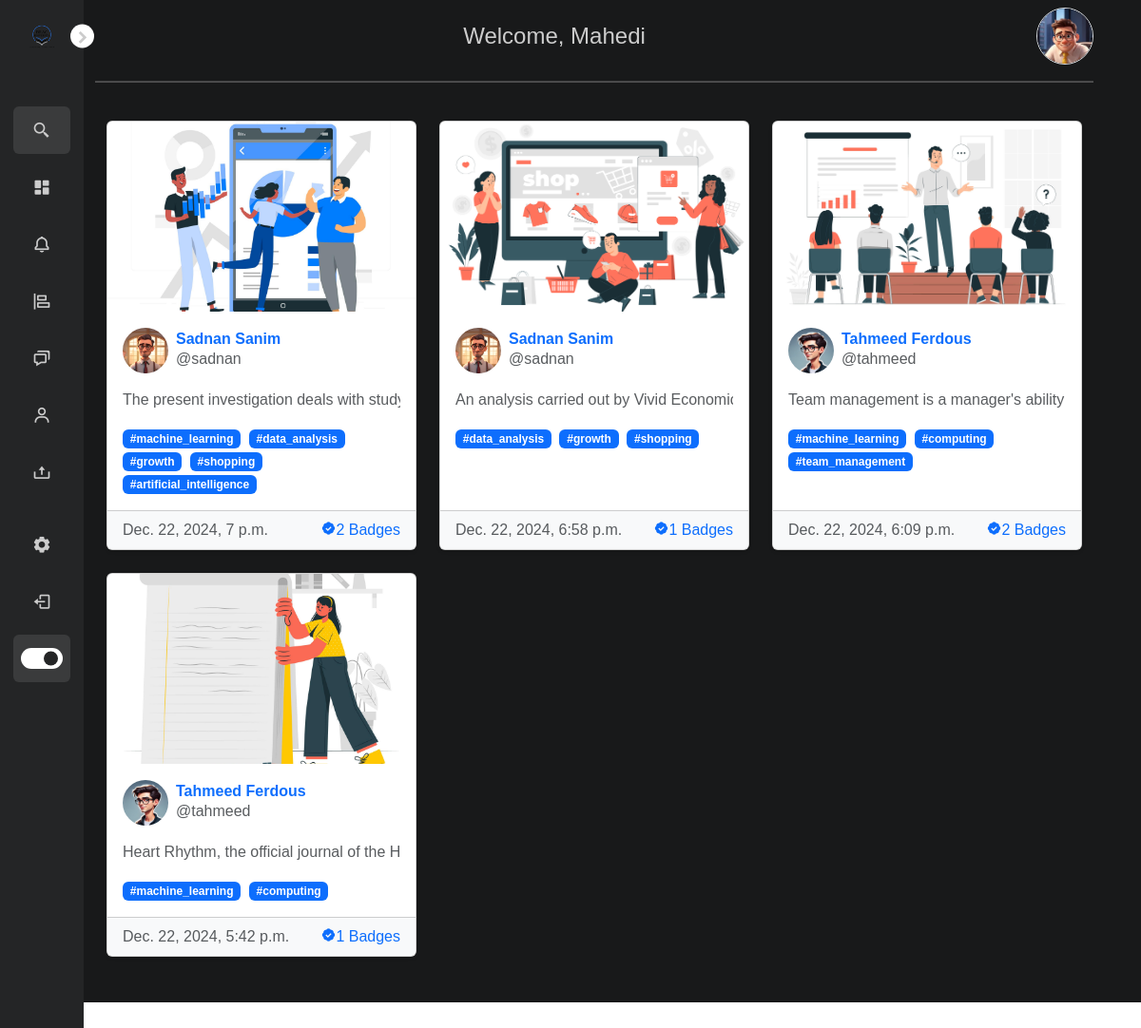
/post/ (signed in), run on the app's committed database.
### authy/models.py (models this page shows)
class Profile(models.Model):
	user = models.OneToOneField(User, on_delete=models.CASCADE)
	first_name = models.CharField(max_length=50, null=True, blank=True)
	last_name = models.CharField(max_length=50, null=True, blank=True)
	location = models.CharField(max_length=50, null=True, blank=True)
	url = models.CharField(max_length=80, null=True, blank=True)
	profile_info = models.TextField(max_length=150, null=True, blank=True)
	created = models.DateField(auto_now_add=True)
	favorites = models.ManyToManyField(Post)
	picture = models.ImageField(upload_to=user_directory_path, blank=True, null=True, verbose_name='Picture')

### post/models.py (models this page shows, shortened)
class Post(models.Model):
    id = models.UUIDField(primary_key=True, default=uuid.uuid4, editable=False)
    picture = models.ImageField(upload_to=user_directory_path, verbose_name='Picture', null=False)
    caption = models.TextField(max_length=1500, verbose_name='Caption')
    posted = models.DateTimeField(auto_now_add=True)
    tags = models.ManyToManyField(Tag, related_name='posts')
    user = models.ForeignKey(User, on_delete=models.CASCADE)
    likes = models.IntegerField(default=0)
    def get_absolute_url(self):
        return reverse('postdetails', args=[str(self.id)])

class Tag(models.Model):
    title = models.CharField(max_length=75, verbose_name='Tag')
    slug = models.SlugField(null=False, unique=True)
    class Meta:
        verbose_name_plural = 'Tags'
    def get_absolute_url(self):
        return reverse('tags', args=[self.slug])
    def __str__(self):
        return self.title

### post/views.py (the view)
# urls.py: path('', index, name='index'),
@login_required
@never_cache
def index(request):
	user = request.user
	posts = Stream.objects.filter(user=user)
	group_ids = []
	for post in posts:
		group_ids.append(post.post_id)
	post_items = Post.objects.filter(id__in=group_ids).all().order_by('-posted')
	template = loader.get_template('index.html')
	context = {
		'post_items': post_items,
	}
	return HttpResponse(template.render(context, request))

### direct/views.py (called while the page is built)
def checkDirects(request):
	directs_count = 0
	if request.user.is_authenticated:
		directs_count = Message.objects.filter(user=request.user, is_read=False).count()
	return {'directs_count':directs_count}

### notifications/views.py (called while the page is built)
def CountNotifications(request):
	count_notifications = 0
	if request.user.is_authenticated:
		count_notifications = Notification.objects.filter(user=request.user, is_seen=False).count()
	return {'count_notifications':count_notifications}

### Config/templates/index.html (shortened to what this page needs)
{% extends 'base.html' %}
{% load static %}
{% block content %}
    <div class="row align-items-center">
      <div class="col text-center">
        <h4 class="mb-3 mt-3">Welcome,
          {% if request.user.profile.first_name %}
            {{ request.user.profile.first_name }}
          {% else %}
            Unknown
          {% endif %}
        </h4>
      </div>
      <div class="col-auto">
        {% if user.profile.picture %}
        <a href="{{ user.profile.get_absolute_url }}">
          <img class="rounded-circle img-fluid border"
               src="{{ user.profile.picture.url }}"
               alt="Profile Picture"
               style="width: 60px; height: 60px; object-fit: cover;">
        </a>
        {% else %}
        <img class="rounded-circle img-fluid border"
             src="{% static 'img/person.jpg' %}"
             alt="Pic"
             style="width: 60px; height: 60px; object-fit: cover;">
        {% endif %}
      </div>
    </div>
<hr class="mb-4">
<div class="container-fluid py-3">
    <div class="row g-4">
        {% for post_item in post_items %}
        <div class="col-12 col-md-6 col-lg-4">
            <div class="card h-100 shadow-sm">
                <div class="card-image">
                    {% if post_item.picture %}
                    <a href="{{ post_item.get_absolute_url }}">
                        <img src="{{ post_item.picture.url }}"
                             class="card-img-top rounded-top"
                             style="height: 200px; object-fit: cover;"
                             alt="Post Image">
                    </a>
                    {% else %}
                    <img src="{% static 'media/def.png' %}"
                         class="card-img-top rounded-top"
                         alt="Default Image">
                    {% endif %}
                </div>
                <div class="card-body">
                    <div class="d-flex align-items-center mb-3">
                        <a href="{% url 'profile' post_item.user %}">
                        {% if post_item.user.profile.picture %}
                        <img src="{{ post_item.user.profile.picture.url }}"
                             alt="User Profile"
                             class="rounded-circle me-2"
                             style="width: 48px; height: 48px;">
                        {% else %}
                        <img src="{% static 'img/logo.png' %}"
                             alt="Default Profile"
                             class="rounded-circle me-2"
                             style="width: 48px; height: 48px;">
                        {% endif %}
                        </a>
                        <div class="flex-grow-1">
                            <a href="{% url 'profile' post_item.user %}" class="text-decoration-none">
                                <h6 class="mb-0 text-truncate fw-bold">
                                    {% if post_item.user.profile.first_name %}
                                    {{ post_item.user.profile.first_name }} {{ post_item.user.profile.last_name }}
                                    {% else %}
                                    BRAC University
                                    {% endif %}
                                </h6>
                            </a>
                            <p class="text-muted small mb-0 fs-6">@{{ post_item.user.username }}</p>
                        </div>
                    </div>
                    <p class="card-text text-muted text-truncate mb-3 small fs-6"
                       style="max-height: 4.5em; overflow: hidden; line-height: 1.5em;">
                        {{ post_item.caption }}
                    </p>
                    <div class="fs-6">
                        {% for tag in post_item.tags.all %}
                        <a href="{{ tag.get_absolute_url }}" class="badge bg-primary text-decoration-none me-1">#{{ tag }}</a>
                        {% endfor %}
                    </div>
                </div>
                <div class="card-footer bg-light d-flex justify-content-between align-items-center text-muted small fs-6">
                    <span> <time datetime="{{ post_item.posted }}">{{ post_item.posted }}</time></span>
                    <a href="{% url 'postlike' post_item.id %}" class="text-decoration-none">
                        <i class='bx bxs-badge-check'></i>{{ post_item.likes }} Badges
                    </a>
                </div>
            </div>
        </div>
        {% endfor %}
    </div>
</div>
{% endblock %}

### Config/static/css/style1.css (style rules this page uses)
* { font-family: sans-serif; margin: 0; padding: 0; box-sizing: border-box; }
:root { --body-color: #E4E9F7; --sidebar-color: #FFF; --primary-color: #5d5c5e; --primary-color-light: #F6F5FF; --toggle-color: #DDD; --text-color: #707070; --tran-02: all 0.2s ease; --tran-03: all 0.3s ease; --tran-04: all 0.4s ease; --tran-05: all 0.5s ease; }
body { height: 100vh; background: var(--body-color); transition: var(--tran-02); }
body.dark { --body-color: #18191A; --sidebar-color: #242526; --primary-color: #3A3B3C; --primary-color-light: #3A3B3C; --toggle-color: #FFF; --text-color: #CCC; }
body { overflow-x: hidden; }
.card-body .text-truncate { white-space: nowrap; overflow: hidden; text-overflow: ellipsis; }
.card-text.text-truncate { display: -webkit-box; -webkit-line-clamp: 3; -webkit-box-orient: vertical; overflow: hidden; }

### data on the page
Post: picture (picture), user.profile.picture (picture), user.profile.first_name "Sadnan", user.profile.last_name "Sanim", user.username "sadnan", caption "The present investigation deals with st…", posted "Dec. 22, 2024, 7 p.m.", likes "2"
Tag: title "machine_learning"
Tag: title "data_analysis"
Tag: title "growth"
Tag: title "shopping"
Tag: title "artificial_intelligence"
Post: picture (picture), user.profile.picture (picture), user.profile.first_name "Sadnan", user.profile.last_name "Sanim", user.username "sadnan", caption "An analysis carried out by Vivid Econo…", posted "Dec. 22, 2024, 6:58 p.m.", likes "1"
Post: picture (picture), user.profile.picture (picture), user.profile.first_name "Tahmeed", user.profile.last_name "Ferdous", user.username "tahmeed", caption "Team management is a manager's abil…", posted "Dec. 22, 2024, 6:09 p.m.", likes "2"
Tag: title "computing"
Tag: title "team_management"
Post: picture (picture), user.profile.picture (picture), user.profile.first_name "Tahmeed", user.profile.last_name "Ferdous", user.username "tahmeed", caption "Heart Rhythm, the official journal of th…", posted "Dec. 22, 2024, 5:42 p.m.", likes "1"

### other printed values
{{ request.user.profile.first_name }} "Mahedi"
